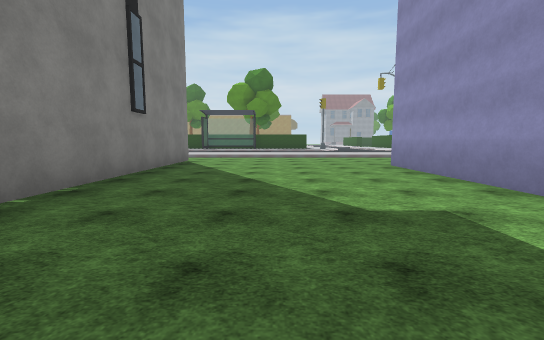
View 1 (above)

23 first-person views from a walk through a 3-D level made in the Unity game engine. The camera is 1.5 m above the floor, tilts 6° down and sees 90° across. The floor is counted in squares, 2.65 m on a side. Each view is taken from the middle of a square. On the plan, view 1 faces up. The plan holds only what a view shows up to about 9 squares ahead; the rest is blank. The place goes on beyond the plan. The player is left out. Some surface patterns are stand-ins.

View 2
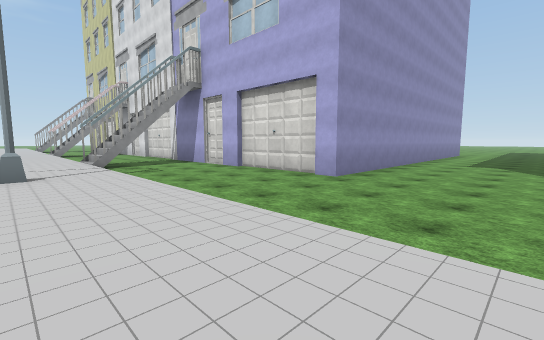

View 3
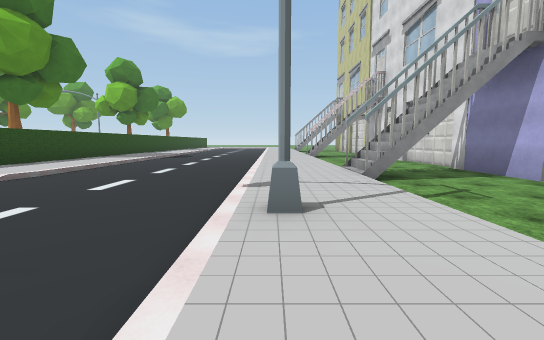

View 4
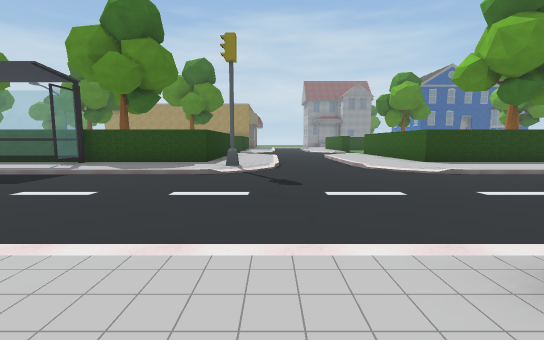

View 5
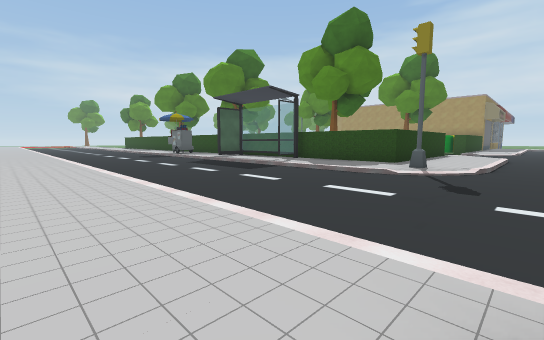

View 6
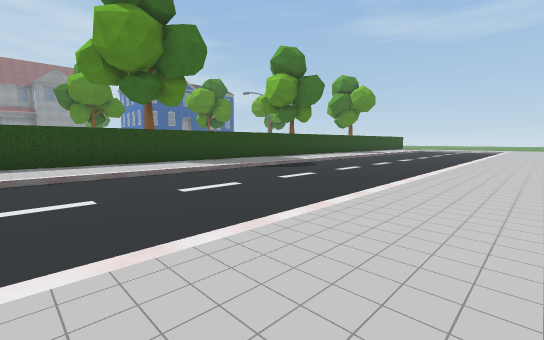

View 7
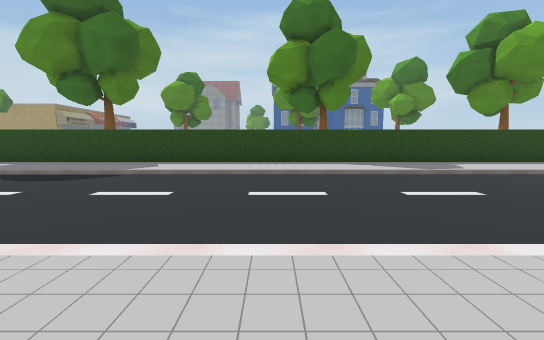

View 8
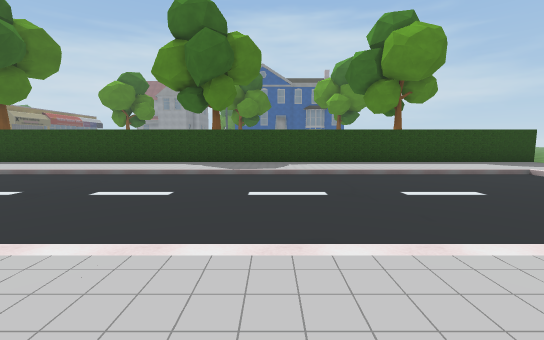

View 9
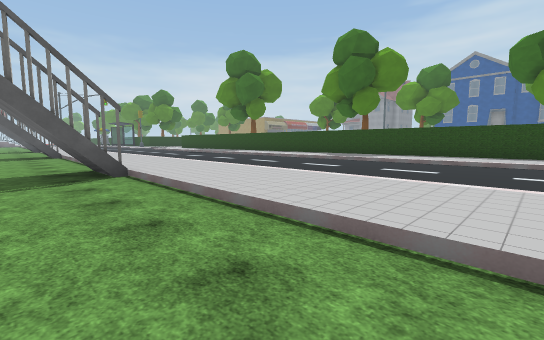

View 10
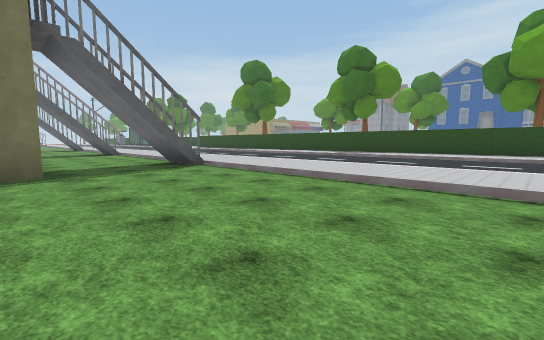

View 11
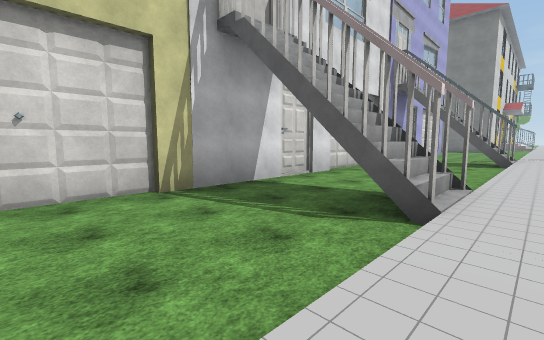

View 12
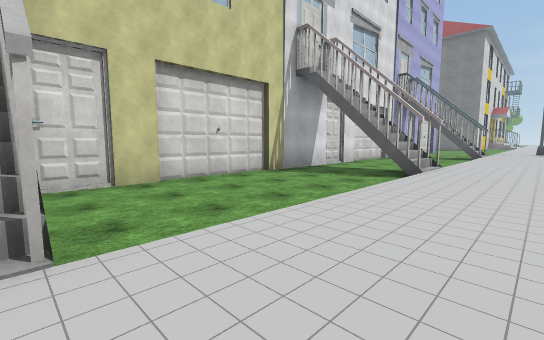

View 13
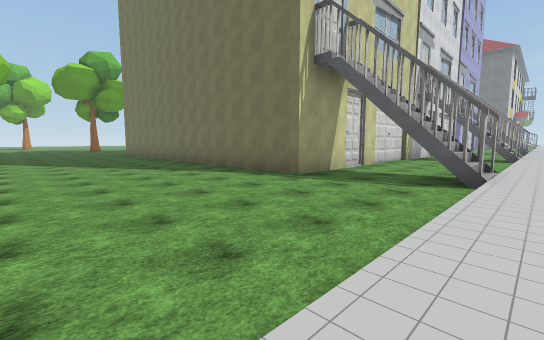

View 14
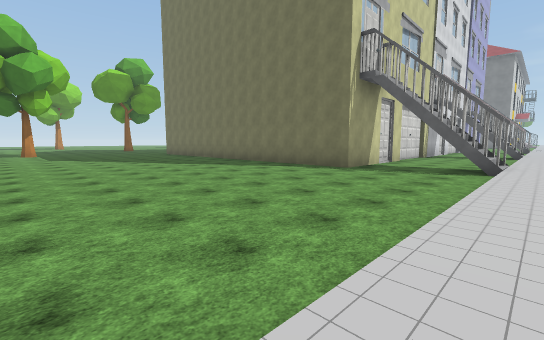

View 15
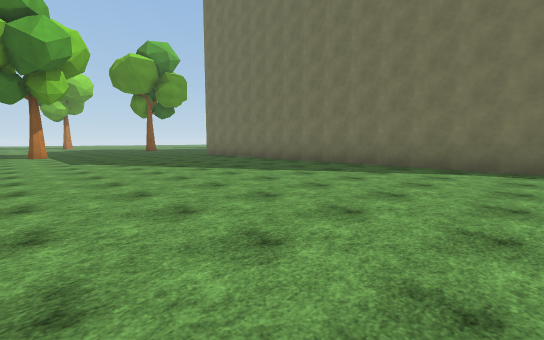

View 16
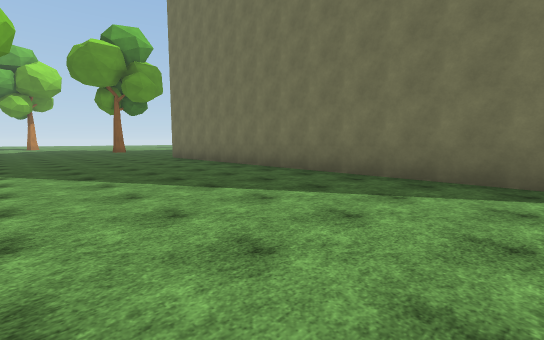

View 17
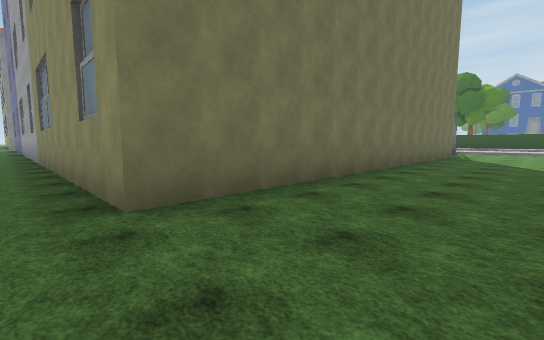

View 18
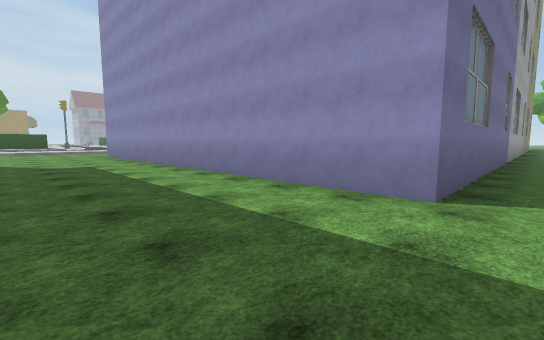

View 19
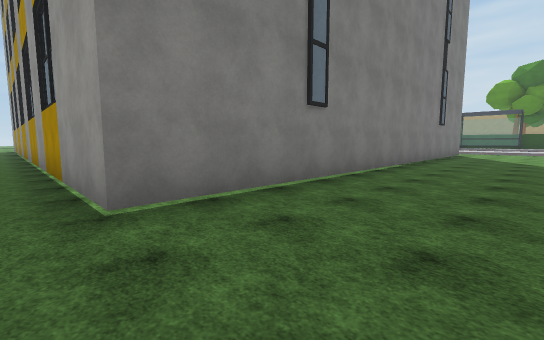

View 20
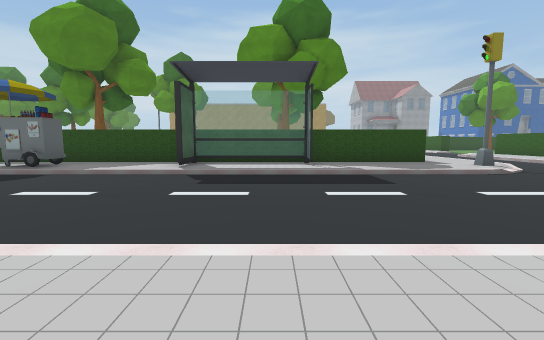

View 21
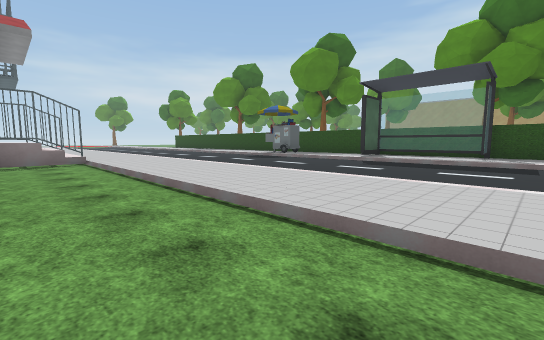

View 22
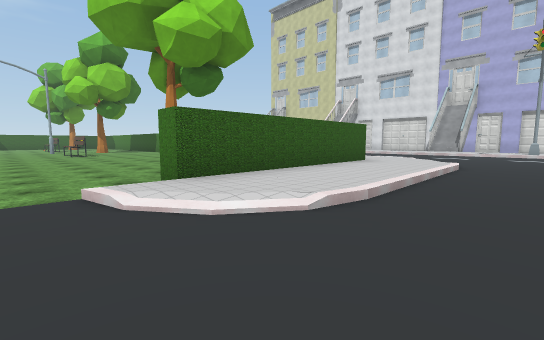

View 23
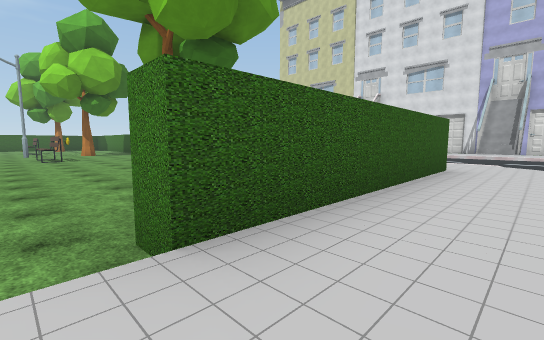

### Floor plan
Key: @ floor where view 1 was taken; # wall or solid block; . main floor; : floor 0.25 m higher than the main floor; / step, stairs or slope; = window, fence, low wall or low ledge; T tree; H hedge; B bench; O other object.
Columns run from 6 left of view 1 to 29 right of it. Each row starts with its distance up from view 1.
 24            .............
 23            ..//...........
 22           /./   .......BBB
 21           /./     .......
 20         # /./  #   T  ..
 19         # /./  #
 18 ###==###H /./  H###################H
 17 ::#::=    /./   :::::::::::::::::::
 16 :::::    O...   :::::::::::::::::::
 15 ................................../
 14 ................................../
 13 ................................../
 12 ..................................
 11 :::::::::::#:::::::::::::::::::::::
 10 ::::::::::::::::::::::::::::::::::::
  9 ..............#.....#/#....##.......
  8 .................  ..#..............
  7    #................................
  6    #.....####################.......
  5    #.....#                  #.......
  4    #.....#                  #.......
  3    #.....#                  #.......
  2    #.....#                  #.......
  1    #.....#                  #.......
  0    #..@..#                  #.......
 -1    #.....#                  #.......
 -2    #.....#                  #.......
 -3    #.....#                  #.......
 -4 ####.....####################.......
 -5 ..................................T.

Positions as (right, up) in squares from view 1, and headings:
1: (0, 0), facing up
2: (0, 11), facing down-right
3: (3, 11), facing right
4: (4, 10), facing up
5: (5, 10), facing up-left
6: (9, 10), facing up-right
7: (19, 10), facing up
8: (23, 10), facing up
9: (27, 8), facing up-left
10: (28, 6), facing up-left
11: (18, 10), facing down-left
12: (21, 11), facing down-left
13: (27, 10), facing down-left
14: (29, 10), facing down-left
15: (29, 6), facing down-left
16: (27, 5), facing down-left
17: (25, -5), facing up-left
18: (0, -5), facing up-right
19: (0, -5), facing up-left
20: (-2, 10), facing up
21: (0, 8), facing up-left
22: (5, 24), facing down-right
23: (7, 23), facing down-right
